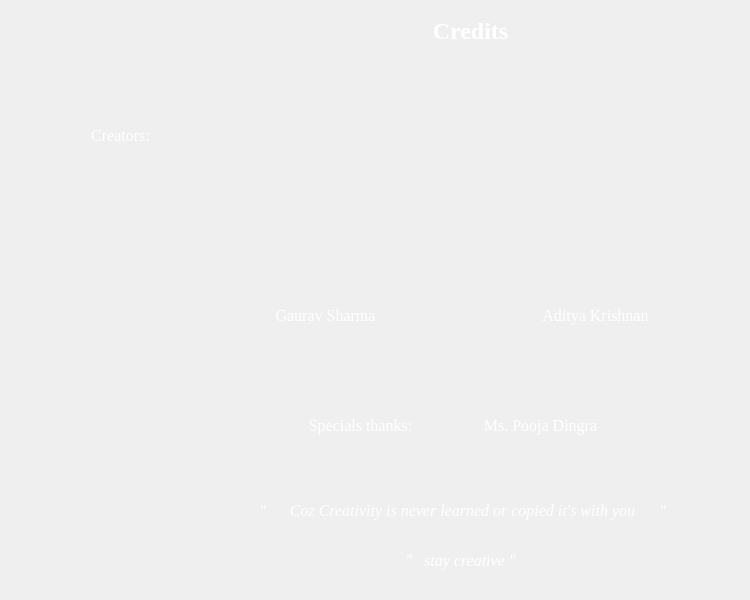
            <widget class="QWidget" name="credits_page">
             <widget class="QLabel" name="label_10">
              <property name="geometry">
               <rect>
                <x>240</x>
                <y>120</y>
                <width>181</width>
                <height>171</height>
               </rect>
              </property>
              <property name="text">
               <string/>
              </property>
              <property name="pixmap">
               <pixmap>gsbg.jpg</pixmap>
              </property>
              <property name="scaledContents">
               <bool>true</bool>
              </property>
             </widget>
             <widget class="QLabel" name="label_11">
              <property name="geometry">
               <rect>
                <x>510</x>
                <y>120</y>
                <width>181</width>
                <height>171</height>
               </rect>
              </property>
              <property name="text">
               <string/>
              </property>
              <property name="pixmap">
               <pixmap>A_logo.jpg</pixmap>
              </property>
              <property name="scaledContents">
               <bool>true</bool>
              </property>
             </widget>
             <widget class="QLabel" name="label_12">
              <property name="geometry">
               <rect>
                <x>320</x>
                <y>10</y>
                <width>301</width>
                <height>41</height>
               </rect>
              </property>
              <property name="font">
               <font>
                <family>Georgia</family>
                <pointsize>18</pointsize>
                <weight>75</weight>
                <bold>true</bold>
               </font>
              </property>
              <property name="styleSheet">
               <string notr="true">color: rgb(255, 255, 255);</string>
              </property>
              <property name="text">
               <string>Credits</string>
              </property>
              <property name="alignment">
               <set>Qt::AlignCenter</set>
              </property>
             </widget>
             <widget class="QLabel" name="label_16">
              <property name="geometry">
               <rect>
                <x>40</x>
                <y>120</y>
                <width>161</width>
                <height>31</height>
               </rect>
              </property>
              <property name="font">
               <font>
                <family>Georgia</family>
                <pointsize>12</pointsize>
                <weight>50</weight>
                <bold>false</bold>
               </font>
              </property>
              <property name="styleSheet">
               <string notr="true">color: rgb(255, 255, 255);</string>
              </property>
              <property name="text">
               <string>Creators:</string>
              </property>
              <property name="alignment">
               <set>Qt::AlignCenter</set>
              </property>
             </widget>
             <widget class="QLabel" name="label_19">
              <property name="geometry">
               <rect>
                <x>240</x>
                <y>300</y>
                <width>171</width>
                <height>31</height>
               </rect>
              </property>
              <property name="font">
               <font>
                <family>Georgia</family>
                <pointsize>12</pointsize>
                <weight>50</weight>
                <bold>false</bold>
               </font>
              </property>
              <property name="styleSheet">
               <string notr="true">color: rgb(255, 255, 255);</string>
              </property>
              <property name="text">
               <string>Gaurav Sharma</string>
              </property>
              <property name="alignment">
               <set>Qt::AlignCenter</set>
              </property>
             </widget>
             <widget class="QLabel" name="label_34">
              <property name="geometry">
               <rect>
                <x>510</x>
                <y>300</y>
                <width>171</width>
                <height>31</height>
               </rect>
              </property>
              <property name="font">
               <font>
                <family>Georgia</family>
                <pointsize>12</pointsize>
                <weight>50</weight>
                <bold>false</bold>
               </font>
              </property>
              <property name="styleSheet">
               <string notr="true">color: rgb(255, 255, 255);</string>
              </property>
              <property name="text">
               <string>Aditya Krishnan</string>
              </property>
              <property name="alignment">
               <set>Qt::AlignCenter</set>
              </property>
             </widget>
             <widget class="QLabel" name="label_36">
              <property name="geometry">
               <rect>
                <x>280</x>
                <y>410</y>
                <width>161</width>
                <height>31</height>
               </rect>
              </property>
              <property name="font">
               <font>
                <family>Georgia</family>
                <pointsize>12</pointsize>
                <weight>50</weight>
                <bold>false</bold>
               </font>
              </property>
              <property name="styleSheet">
               <string notr="true">color: rgb(255, 255, 255);</string>
              </property>
              <property name="text">
               <string>Specials thanks:</string>
              </property>
              <property name="alignment">
               <set>Qt::AlignCenter</set>
              </property>
             </widget>
             <widget class="QLabel" name="label_37">
              <property name="geometry">
               <rect>
                <x>460</x>
                <y>410</y>
                <width>161</width>
                <height>31</height>
               </rect>
              </property>
              <property name="font">
               <font>
                <family>Georgia</family>
                <pointsize>12</pointsize>
                <weight>50</weight>
                <bold>false</bold>
               </font>
              </property>
              <property name="styleSheet">
               <string notr="true">color: rgb(255, 255, 255);</string>
              </property>
              <property name="text">
               <string>Ms. Pooja Dingra</string>
              </property>
              <property name="alignment">
               <set>Qt::AlignCenter</set>
              </property>
             </widget>
             <widget class="QLabel" name="label_38">
              <property name="geometry">
               <rect>
                <x>180</x>
                <y>480</y>
                <width>561</width>
                <height>61</height>
               </rect>
              </property>
              <property name="font">
               <font>
                <family>Georgia</family>
                <pointsize>12</pointsize>
                <weight>50</weight>
                <italic>true</italic>
                <bold>false</bold>
               </font>
              </property>
              <property name="styleSheet">
               <string notr="true">color: rgb(255, 255, 255);</string>
              </property>
              <property name="text">
               <string> &quot;      Coz Creativity is never learned or copied it's with you      &quot;</string>
              </property>
              <property name="alignment">
               <set>Qt::AlignCenter</set>
              </property>
             </widget>
             <widget class="QLabel" name="label_39">
              <property name="geometry">
               <rect>
                <x>180</x>
                <y>530</y>
                <width>561</width>
                <height>61</height>
               </rect>
              </property>
              <property name="font">
               <font>
                <family>Georgia</family>
                <pointsize>12</pointsize>
                <weight>50</weight>
                <italic>true</italic>
                <bold>false</bold>
               </font>
              </property>
              <property name="styleSheet">
               <string notr="true">color: rgb(255, 255, 255);</string>
              </property>
              <property name="text">
               <string>&quot;   stay creative &quot;</string>
              </property>
              <property name="alignment">
               <set>Qt::AlignCenter</set>
              </property>
             </widget>
            </widget>
